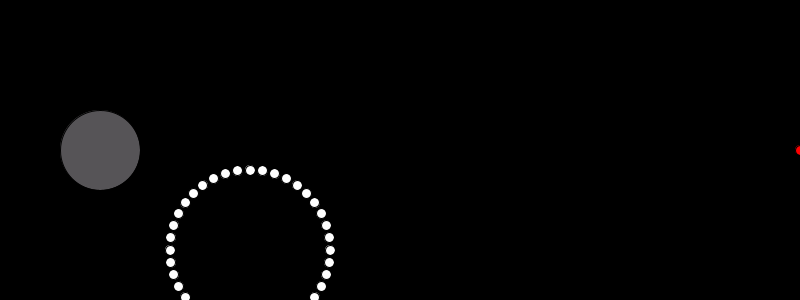
Frame 1 (no input)
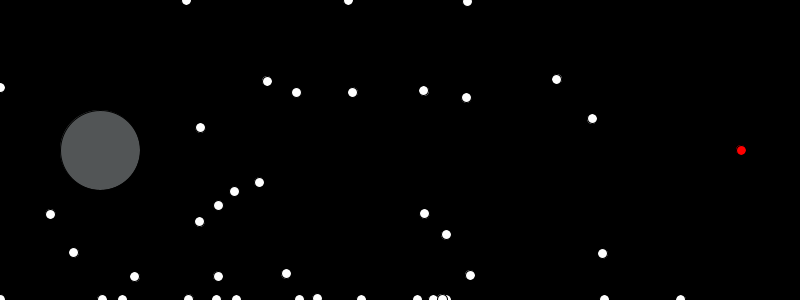
Frame 60 (the mouse pressed at the canvas centre just before this capture)
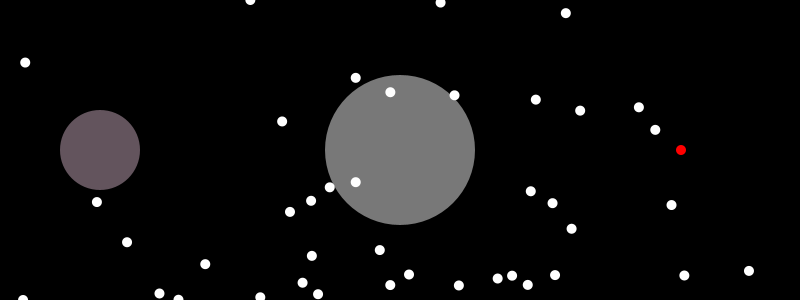
Frame 120 (the mouse held since frame 60 and released just before this capture)

The Processing sketch that drew these frames (run headless with seeded random() and noise(); from frame 60 on, the mouse is pressed at the canvas centre):

// Processing sketch: BoidAlgorithm
// ── BoidAlgorithm.pde
int num = 40;
int count = 0;

float[] x  =new float[num];
float[] y  =new float[num];
float[] r  =new float[num];
float[] dx  =new float[num];
float[] dy  =new float[num];

float[] ctrDirX =new float[num];    
float[] ctrDirY =new float[num];    
float[] vel =new float[num];
float[] velAngle =new float[num];
float[] contX =new float[num];    
float[] contY =new float[num];    
float[] kX =new float[num];    
float[] kY =new float[num];    

float aveX, aveY, aveAngle, aveVel;
float velX, velY;

void setup() {
 //frameRate(30);
  for (int i=0; i<num; i++) {
    r[i]     = 10;
    x[i]     = 250+80*cos(radians((360/num)*i));
    y[i]     = 250+80*sin(radians((360/num)*i));
    velAngle[i] = (360/num)*i;
    vel[i]   = random(0, 10.5);
    dx[i]    = vel[i]*cos(radians(velAngle[i]));
    dy[i]    = vel[i]*sin(radians(velAngle[i]));
  }
  size(800, 300);
  smooth();
}

void draw() {
  background(0);
  int goal=700;
  
  fill(255,0,0);
  ellipse(width-count,height/2,10,10);
  count++;
  if(count==goal) count=0;
  
  fill(random(200,255),random(200,230),random(220,255),100);
  ellipse(100,height/2,80,80);
  
  fill(255);
  for (int i=0; i<num; i++) { ellipse(x[i], y[i], 10, 10); }

  aveX = 0;
  aveY = 0;
  for (int i=0; i<num; i++) {
    aveX += x[i];
    aveY += y[i];
  }
  aveX /= num;
  aveY /= num;
  if (mousePressed == true) {
    aveX = mouseX;
    aveY = mouseY;
    noStroke();
    fill(255,120);
    ellipse(aveX, aveY, 150, 150);
  } 
    if (keyPressed == true) {
  for (int i=0; i<num; i++) {
    velAngle[i] = (360/num)*i;
    vel[i]   = random(0, 1.5);
    dx[i]    = vel[i]*cos(radians(velAngle[i]));
    dy[i]    = vel[i]*sin(radians(velAngle[i]));
  }
  } 

  for (int i=0; i<num; i++) {
    ctrDirX[i] = aveX - x[i];
    ctrDirY[i] = aveY - y[i];
  }

  aveVel   = 0;
  aveAngle = 0;
  for (int i=0; i<num; i++) {
    aveVel   += sqrt(dx[i]*dx[i]+dy[i]*dy[i]);
    aveAngle += degrees(atan2(dy[i], dx[i]));
  }
  aveVel   /= num;
  aveAngle /= num;

  velX = aveVel*cos(radians(aveAngle));
  velY = aveVel*sin(radians(aveAngle));

  for (int i=0; i<num; i++) {
    contX[i]=0;
    contY[i]=0;
    for (int j=0; j<num; j++) {
      if (i!=j) {
        float dist=sqrt((x[j]-x[i])*(x[j]-x[i])+(y[j]-y[i])*(y[j]-y[i]));
        if (0<dist&&dist<15) {
          contX[i] = -1*(x[j]-x[i]);
          contY[i] = -1*(y[j]-y[i]);
          float temp = sqrt(contX[i]*contX[i]+contY[i]*contY[i]);
          contX[i]/=temp;
          contY[i]/=temp;
        }
      }
    }
  }

  for (int i=0; i<num; i++) {
    kX[i] = 0.03*ctrDirX[i]+4.0*velX+5.0*contX[i];
    kY[i] = 0.03*ctrDirY[i]+4.0*velY+5.0*contY[i];

    float tempVel = sqrt(kX[i]*kX[i]+kY[i]*kY[i]);
    if (tempVel>2) {
      kX[i]=2*kX[i]/tempVel;
      kY[i]=2*kY[i]/tempVel;
    }

    dx[i] += (kX[i]-dx[i])*0.02;
    dy[i] += (kY[i]-dy[i])*0.02;

    x[i] += dx[i];
    y[i] += dy[i];

    if (x[i]>width)x[i]=width-(x[i]-width);
    if (x[i]<0)x[i]=abs(x[i]);
    if (y[i]>height)y[i]=height-(y[i]-height);
    if (y[i]<0)y[i]=abs(y[i]);
  }
}
